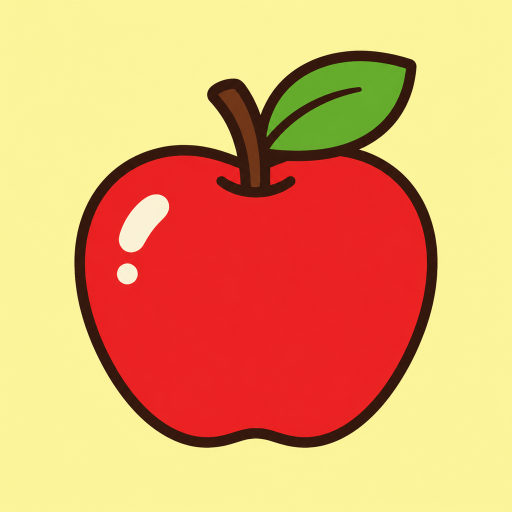
#> input picture experiments/dot_matrix_moire/assets/apple.png, 1024 x 1024 px (shown at 1/2 size)
$ python dot_matrix.py assets/apple.png --cols 64 --rows 64 --size 1024
#> lines starting #> are read from the running program, lines starting #| are printed output that depends on the picture
#!/usr/bin/env python3
# -*- coding: utf-8 -*-
"""dot_matrix.py -- 用 OpenCV 模拟点阵屏(LED dot-matrix)的显示效果

需求对应的处理链:
  1. 下采样        原图 -> 点阵屏分辨率 (rows x cols), 面积平均 INTER_AREA
  2. 建纯黑画布    输出分辨率 (cols*cell_w x rows*cell_h)
  3. 每通道一个蒙版 蒙版只描述"一个 cell"里的内容 -> (3, cell_h, cell_w)
  4. 平铺 + 填充   把单 cell 蒙版平铺到点阵屏的每一个 cell, 再按通道填颜色:
                   out[..., c] = 最近邻放大后的通道 c * mask_tiled[c]
  5. 换更大范围类型 uint8 -> float32 (可以表示 > 255 的亮度)
  6. 拉高亮度      * gain
  7. 高斯模糊      模拟点阵的发光/扩散
  8. 截断回原范围  clip 到 [0, 255] 后返回 uint8

用法:
  python dot_matrix.py assets/apple.png --cols 64 --rows 64 --size 1024
  python dot_matrix.py assets/apple.png --gain 2.5 --sigma 2.4 --outdir output
"""

from __future__ import annotations

import argparse
from pathlib import Path
from typing import Dict

import cv2
import numpy as np


# --------------------------------------------------------------------------- #
# 1) 把原图下采样到点阵屏分辨率
# --------------------------------------------------------------------------- #
def downsample_to_matrix(img: np.ndarray, rows: int, cols: int) -> np.ndarray:
    """任意尺寸 BGR uint8 图像 -> (rows, cols) 的点阵屏像素。"""
    return cv2.resize(img, (cols, rows), interpolation=cv2.INTER_AREA)


# --------------------------------------------------------------------------- #
# 2)+3) 纯黑画布 + 每个通道一张"单 cell"蒙版
# --------------------------------------------------------------------------- #
def _round_rect_sdf(dx: np.ndarray, dy: np.ndarray, half_w: float, half_h: float,
                    radius: float) -> np.ndarray:
    """圆角矩形的有符号距离场(SDF), 用于生成带 1px 抗锯齿的蒙版。"""
    qx = np.abs(dx) - (half_w - radius)
    qy = np.abs(dy) - (half_h - radius)
    return (
        np.sqrt(np.maximum(qx, 0.0) ** 2 + np.maximum(qy, 0.0) ** 2)
        + np.minimum(np.maximum(qx, qy), 0.0)
        - radius
    )


def build_cell_masks(
    cell_h: int,
    cell_w: int,
    layout: str = "circle",
    dot_w: float = 0.78,
    bar_h: float = 0.62,
    gap: float = 0.05,
) -> np.ndarray:
    """生成 (3, cell_h, cell_w) float32 蒙版: 只描述一个 cell(一个点阵像素)内部。

    每个 cell = 一个"点", 点内部由 R/G/B 三个子像素拼成:
      * circle: 三个几乎重合的圆(色彩轻微错位), 更接近普通 LED 屏;
      * stripe: 三个竖直圆角条并排(像 RGB 背光/LED 模组)。
    cell 内的子像素用距离场(SDF)生成, clip(0.5 - d, 0, 1) 自带 1px 抗锯齿边。
    """
    # cell 内的像素中心坐标, 原点在 cell 中心: [-cell/2, cell/2)
    xs = (np.arange(cell_w, dtype=np.float32) + 0.5 - cell_w / 2.0)[None, :]
    ys = (np.arange(cell_h, dtype=np.float32) + 0.5 - cell_h / 2.0)[:, None]

    masks = np.empty((3, cell_h, cell_w), dtype=np.float32)
    names = ("B", "G", "R")

    if layout == "stripe":
        # 三个竖条: 总宽度 = 3*条宽 + 2*缝隙 = dot_w
        bar_w = (dot_w - 2.0 * gap) / 3.0 * cell_w
        step = (dot_w - 2.0 * gap) / 3.0 + gap          # 条中心间距(以 cell 计)
        bar_h_px = bar_h * cell_h
        radius = min(bar_w, bar_h_px) / 2.0
        offset = {"R": -step * cell_w, "G": 0.0, "B": +step * cell_w}
        for ch, name in enumerate(names):
            dist = _round_rect_sdf(xs - offset[name], ys, bar_w / 2.0,
                                   bar_h_px / 2.0, radius)
            masks[ch] = np.clip(0.5 - dist, 0.0, 1.0)

    elif layout == "circle":
        # 三个通道各是一张略小于 cell 的圆, 相互错开一点点 -> 一个彩色亮点带轻微色边
        radius = dot_w * 0.5 * min(cell_w, cell_h) - 0.025 * cell_w
        offset = {"R": (-0.035 * cell_w, -0.02 * cell_h),
                  "G": (0.0, 0.0),
                  "B": (+0.035 * cell_w, +0.02 * cell_h)}
        for ch, name in enumerate(names):
            ox, oy = offset[name]
            dist = np.sqrt((xs - ox) ** 2 + (ys - oy) ** 2) - radius
            masks[ch] = np.clip(0.5 - dist, 0.0, 1.0)

    else:
        raise ValueError(f"未知 layout: {layout}")

    return masks


def tile_masks(cell_masks: np.ndarray, rows: int, cols: int) -> np.ndarray:
    """把单 cell 蒙版平铺到点阵屏的每一个像素上。

    (3, cell_h, cell_w) --np.tile--> (3, rows*cell_h, cols*cell_w)
    平铺后, 第 (i, j) 个 cell 覆盖的那块区域, 拿到的就是同一张 cell 蒙版。
    """
    return np.tile(cell_masks, (1, rows, cols))


# --------------------------------------------------------------------------- #
# 4) 按蒙版填充纯黑画布: 每个通道用自己那张(平铺后的)蒙版
# --------------------------------------------------------------------------- #
def fill_by_channel_masks(screen: np.ndarray, masks: np.ndarray) -> np.ndarray:
    """screen: (rows, cols, 3) 点阵屏内容; masks: (3, H, W) 平铺后的蒙版。"""
    out_h, out_w = masks.shape[1], masks.shape[2]

    # 最近邻放大: 一个 cell 里的所有子像素都拿到该点阵像素的颜色
    up = cv2.resize(screen, (out_w, out_h), interpolation=cv2.INTER_NEAREST).astype(np.float32)

    # 输出分辨率的纯黑画布; 每个通道按自己那张蒙版把颜色填进去
    canvas = np.zeros((out_h, out_w, 3), dtype=np.float32)
    for c in range(3):
        canvas[..., c] = up[..., c] * masks[c]

    return np.clip(canvas, 0.0, 255.0).round().astype(np.uint8)


# --------------------------------------------------------------------------- #
# 5)+6) 换更大范围的数据类型并拉高亮度
# --------------------------------------------------------------------------- #
def brighten(filled_u8: np.ndarray, gain: float) -> np.ndarray:
    """uint8 -> float32(可超过 255), 再乘以增益。"""
    return filled_u8.astype(np.float32) * gain


# --------------------------------------------------------------------------- #
# 7) 高斯模糊
# --------------------------------------------------------------------------- #
def gaussian_glow(bright_f: np.ndarray, sigma: float) -> np.ndarray:
    return cv2.GaussianBlur(
        bright_f, (0, 0), sigmaX=sigma, sigmaY=sigma, borderType=cv2.BORDER_REPLICATE
    )


# --------------------------------------------------------------------------- #
# 8) 截断回原范围, 返回 uint8
# --------------------------------------------------------------------------- #
def clip_to_uint8(f: np.ndarray) -> np.ndarray:
    return np.clip(f, 0.0, 255.0).astype(np.uint8)


# --------------------------------------------------------------------------- #
# 完整流程
# --------------------------------------------------------------------------- #
def render_dot_matrix(
    img: np.ndarray,
    rows: int = 64,
    cols: int = 64,
    out_size: int = 1024,
    gain: float = 2.2,
    sigma: float = 0.0,
    layout: str = "circle",
    dot_w: float = 0.78,
    bar_h: float = 0.62,
    gap: float = 0.05,
) -> Dict[str, object]:
    """返回各阶段结果, 其中 final 是最终 uint8 图像。"""
    # cell 必须是整数像素, 这样单 cell 蒙版才能整块平铺; 输出分辨率 = cell * 点数
    cell_w = max(1, int(round(out_size / cols)))
    cell_h = max(1, int(round(out_size / rows)))
    out_w, out_h = cols * cell_w, rows * cell_h

    screen = downsample_to_matrix(img, rows, cols)                     # 1
    cell_masks = build_cell_masks(cell_h, cell_w, layout,              # 2 + 3
                                  dot_w=dot_w, bar_h=bar_h, gap=gap)
    masks = tile_masks(cell_masks, rows, cols)                         # 4a 平铺
    filled = fill_by_channel_masks(screen, masks)                      # 4b 填充
    bright = brighten(filled, gain)                                    # 5 + 6
    if sigma <= 0:                                                     # 7
        sigma = 0.15 * min(cell_w, cell_h)
    blurred = gaussian_glow(bright, sigma)
    final = clip_to_uint8(blurred)                                     # 8

    return dict(screen=screen, cell_masks=cell_masks, masks=masks,
                filled=filled, bright=bright, blurred=blurred, final=final,
                sigma=float(sigma), cell_w=cell_w, cell_h=cell_h)


# --------------------------------------------------------------------------- #
# 可视化 / 保存
# --------------------------------------------------------------------------- #
def _label(img: np.ndarray, text: str, scale: float = 0.9) -> np.ndarray:
    out = img.copy()
    cv2.putText(out, text, (14, 40), cv2.FONT_HERSHEY_SIMPLEX, scale, (0, 0, 0), 5, cv2.LINE_AA)
    cv2.putText(out, text, (14, 40), cv2.FONT_HERSHEY_SIMPLEX, scale, (255, 255, 255), 1, cv2.LINE_AA)
    return out


def _hstack(imgs: list, pad: int = 18, bg: int = 32) -> np.ndarray:
    h = max(i.shape[0] for i in imgs)
    w = sum(i.shape[1] for i in imgs) + pad * (len(imgs) + 1)
    canvas = np.full((h + 2 * pad, w, 3), bg, np.uint8)
    x = pad
    for im in imgs:
        canvas[pad:pad + im.shape[0], x:x + im.shape[1]] = im
        x += im.shape[1] + pad
    return canvas


def save_stage_images(
    stages: Dict[str, object], input_img: np.ndarray, outdir: Path
) -> None:
    outdir.mkdir(parents=True, exist_ok=True)
    screen = stages["screen"]
    cell_masks = stages["cell_masks"]      # (3, cell_h, cell_w) 单个 cell
    masks = stages["masks"]                # (3, H, W) 平铺到整屏
    cell_h, cell_w = stages["cell_h"], stages["cell_w"]
    out_h, out_w = stages["final"].shape[:2]

    def save(name: str, im: np.ndarray) -> None:
        cv2.imwrite(str(outdir / name), im)

    # 01 下采样后的点阵屏内容: 原始小图 + 最近邻放大预览
    save("01_screen_native.png", screen)
    save("01_screen_preview.png", cv2.resize(screen, (out_w, out_h), interpolation=cv2.INTER_NEAREST))

    # 02 单 cell 蒙版: 原始大小 + 放大预览(否则只有 cell_h x cell_w 像素, 看不清)
    zoom = max(1, int(round(512 / max(cell_h, cell_w))))
    for ch, name in enumerate(("B", "G", "R")):
        save(f"02_cell_mask_{name}.png",
             (cell_masks[ch] * 255.0).round().astype(np.uint8))
    cell_rgb = np.stack([cell_masks[0], cell_masks[1], cell_masks[2]], axis=-1)  # BGR
    cell_rgb_u8 = (np.clip(cell_rgb, 0, 1) * 255).round().astype(np.uint8)
    save("02_cell_mask_rgb.png",
         cv2.resize(cell_rgb_u8, None, fx=zoom, fy=zoom, interpolation=cv2.INTER_NEAREST))

    panels = []
    for ch, name in enumerate(("B", "G", "R")):
        mask_u8 = (cell_masks[ch] * 255.0).round().astype(np.uint8)
        big = cv2.resize(cv2.cvtColor(mask_u8, cv2.COLOR_GRAY2BGR), None, fx=zoom, fy=zoom,
                         interpolation=cv2.INTER_NEAREST)
        cv2.putText(big, f"cell mask {name}", (10, 30), cv2.FONT_HERSHEY_SIMPLEX, 0.9,
                    (60, 60, 60), 3, cv2.LINE_AA)
        cv2.putText(big, f"cell mask {name}", (10, 30), cv2.FONT_HERSHEY_SIMPLEX, 0.9,
                    (255, 255, 255), 1, cv2.LINE_AA)
        panels.append(big)
    save("02_cell_masks_montage.png", _hstack(panels))

    # 平铺后的整屏蒙版(合成成彩色) + 局部放大, 看得见"每格都是同一张 cell 蒙版"
    masks_rgb = np.stack([masks[0], masks[1], masks[2]], axis=-1)
    masks_bgr8 = (np.clip(masks_rgb, 0, 1) * 255).round().astype(np.uint8)
    save("02_masks_rgb.png", masks_bgr8)
    z, pad = 4, 6
    y0, x0 = cell_h * pad, cell_w * pad
    zoom_masks = masks_bgr8[y0:y0 + cell_h * z, x0:x0 + cell_w * z]
    save("02_masks_zoom.png", cv2.resize(zoom_masks, None, fx=8, fy=8,
                                         interpolation=cv2.INTER_NEAREST))

    # 03 按蒙版填充后的图像
    save("03_filled.png", stages["filled"])

    # 04 拉高亮度后(float, 这里为可视化先截断; 实际值可 > 255)
    save("04_brightened.png", clip_to_uint8(stages["bright"]))

    # 05 高斯模糊 + 截断 = 最终 uint8 结果
    save("05_final.png", stages["final"])

    # 06 原图 vs 点阵屏效果 对比
    inp = cv2.resize(input_img, (out_w, out_h), interpolation=cv2.INTER_AREA)
    save("06_compare.png", _hstack([_label(inp, "input"),
                                    _label(stages["final"], "dot-matrix")]))


# --------------------------------------------------------------------------- #
# CLI
# --------------------------------------------------------------------------- #
def main(argv=None) -> int:
    ap = argparse.ArgumentParser(description="OpenCV 点阵屏(LED dot-matrix)效果模拟")
    ap.add_argument("image", help="输入图片路径")
    ap.add_argument("--rows", type=int, default=64, help="点阵屏行数, 默认 64")
    ap.add_argument("--cols", type=int, default=64, help="点阵屏列数, 默认 64")
    ap.add_argument("--size", type=int, default=1024, help="输出分辨率(正方形), 默认 1024")
    ap.add_argument("--gain", type=float, default=2.2, help="亮度增益, 默认 2.2")
    ap.add_argument("--sigma", type=float, default=0.0, help="高斯模糊 sigma, 0=自动(约 0.15 个 cell)")
    ap.add_argument("--layout", choices=("circle", "stripe"), default="circle",
                    help="子像素排布: circle=圆点(默认), stripe=RGB 竖条")
    ap.add_argument("--dot-w", type=float, default=0.78, help="每个点占 cell 的尺寸比例")
    ap.add_argument("--bar-h", type=float, default=0.62, help="stripe 布局下子像素高度比例")
    ap.add_argument("--gap", type=float, default=0.05, help="stripe 布局下子像素之间的缝隙(以 cell 计)")
    ap.add_argument("--outdir", default="output", help="输出目录, 默认 output")
    args = ap.parse_args(argv)

    img = cv2.imread(str(Path(args.image).expanduser()), cv2.IMREAD_COLOR)
#> img is the input picture: shape (1024, 1024, 3); mean B, G, R 106.2, 164.1, 227.7
    if img is None:
        raise SystemExit(f"无法读取图片: {args.image}")

    stages = render_dot_matrix(
        img, rows=args.rows, cols=args.cols, out_size=args.size,
        gain=args.gain, sigma=args.sigma, layout=args.layout,
        dot_w=args.dot_w, bar_h=args.bar_h, gap=args.gap,
    )
#> after the loop in fill_by_channel_masks, `for c in range(3):`:
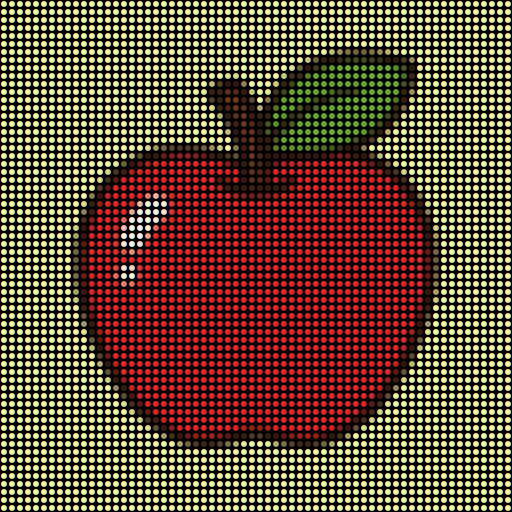
#> canvas: shape (1024, 1024, 3) float32 (shown at 1/2 size); mean B, G, R 44.5, 68.5, 95.6
#> stages = 10 items
    outdir = Path(args.outdir)
    save_stage_images(stages, img, outdir)
#> in save_stage_images, `cell_h, cell_w = stages["cell_h"], stages["cell_w"]`: cell_h = 16
#> in save_stage_images, `zoom = max(1, int(round(512 / max(cell_h, cell_w))))`: zoom = 32
#> after the loop in save_stage_images, `for ch, name in enumerate(("B", "G", "R")):`:
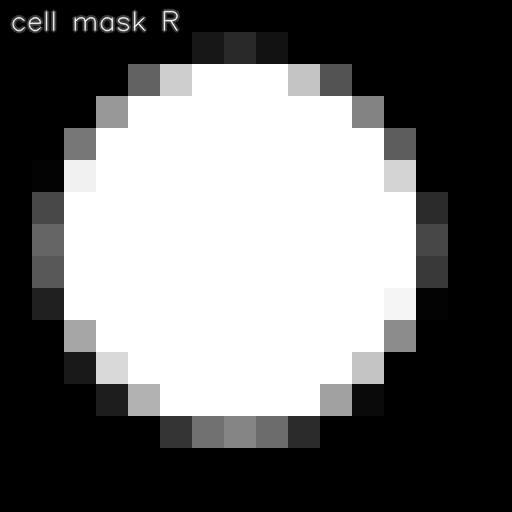
#> big: shape (512, 512, 3); min 0, max 255, mean 107.6
#> after the loop in save_stage_images, `for ch, name in enumerate(("B", "G", "R")):`: panels = 3 items
#> in _hstack, `h = max(i.shape[0] for i in imgs)`: h = 512
#> in _hstack, `w = sum(i.shape[1] for i in imgs) + pad * (len(imgs) + 1)`: w = 1608
#> in _hstack, `canvas = np.full((h + 2 * pad, w, 3), bg, np.uint8)`: canvas: shape (548, 1608, 3); every value is 32
#> the loop in _hstack, `for im in imgs:` made 3 passes
#> x on passes 1 to 3: 548, 1078, 1608
#> after the loop in _hstack, `for im in imgs:`:
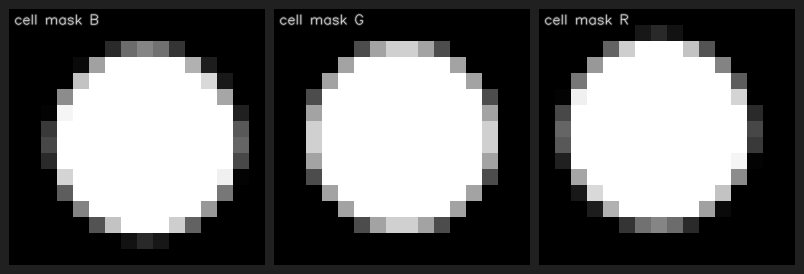
#> canvas: shape (548, 1608, 3) (shown at 1/2 size); min 0, max 255, mean 99.4
#> in save_stage_images, `masks_rgb = np.stack([masks[0], masks[1], masks[2]], axis=-1)`:
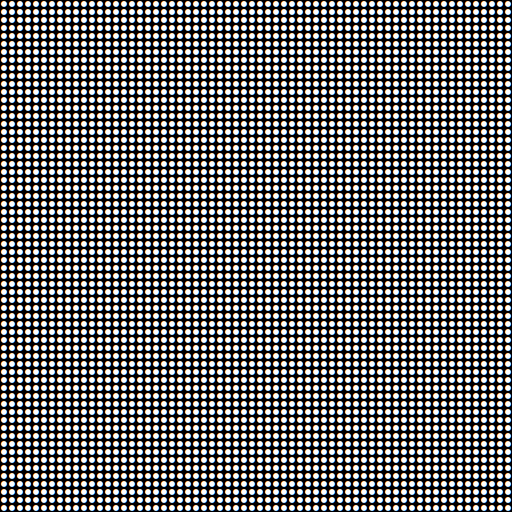
#> masks_rgb: shape (1024, 1024, 3) float32 (shown at 1/2 size); mean of channels 0, 1, 2 0.419, 0.418, 0.419; drawn as B, G, R
#> in save_stage_images, `y0, x0 = cell_h * pad, cell_w * pad`: y0 = 96
#> in save (call 9), `cv2.imwrite(str(outdir / name), im)`:
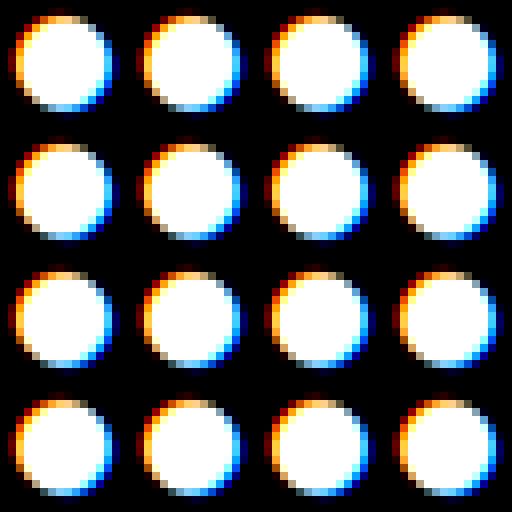
#> saved as 02_masks_zoom.png: shape (512, 512, 3); mean B, G, R 106.8, 106.7, 106.8
#> in _label, `cv2.putText(out, text, (14, 40), cv2.FONT_HERSHEY_SIMPLEX, scale, (255..`: out: shape (1024, 1024, 3); mean B, G, R 106.1, 163.8, 227.5
#> call 2 of _label, with text = 'dot-matrix', scale = 0.9
#> in _label (call 2), `cv2.putText(out, text, (14, 40), cv2.FONT_HERSHEY_SIMPLEX, scale, (255..`:
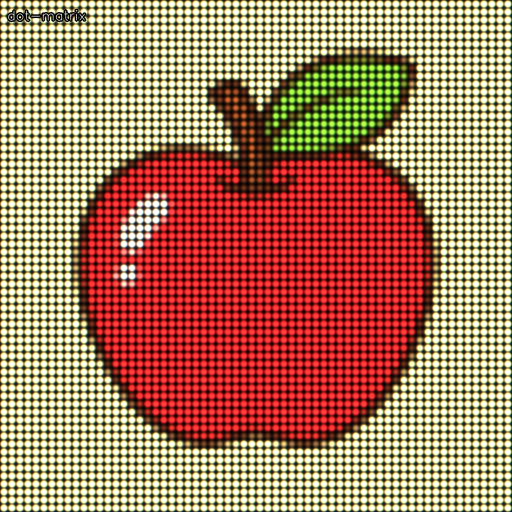
#> out: shape (1024, 1024, 3) (shown at 1/2 size); mean B, G, R 93.8, 122.4, 166.6
#> call 2 of _hstack, with pad = 18, bg = 32
#> in _hstack (call 2), `h = max(i.shape[0] for i in imgs)`: h = 1024
#> in _hstack (call 2), `w = sum(i.shape[1] for i in imgs) + pad * (len(imgs) + 1)`: w = 2102
#> in _hstack (call 2), `canvas = np.full((h + 2 * pad, w, 3), bg, np.uint8)`: canvas: shape (1060, 2102, 3); every value is 32
#> the loop in _hstack (call 2), `for im in imgs:` made 2 passes
#> x on passes 1 to 2: 1060, 2102
#> after the loop in _hstack (call 2), `for im in imgs:`:
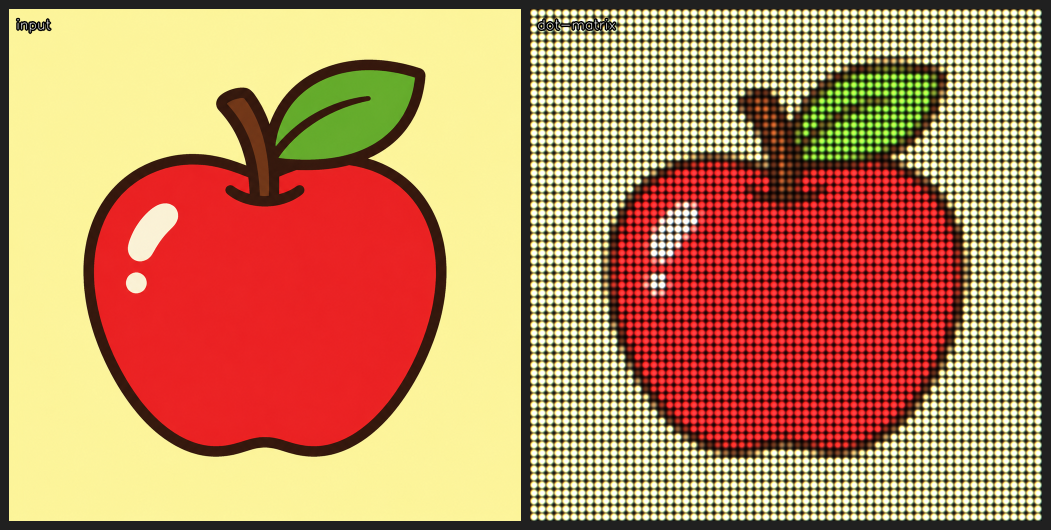
#> canvas: shape (1060, 2102, 3) (shown at 1/2 size); mean of channels 0, 1, 2 95.9, 136.6, 187.3; drawn as B, G, R

    h, w = stages["final"].shape[:2]
#> h = 1024; w = 1024
    print(f"输入图片      : {args.image}  {img.shape[1]}x{img.shape[0]}")
#| 输入图片      : assets/apple.png  1024x1024
    print(f"点阵屏分辨率  : {args.cols} x {args.rows}")
    print(f"单 cell 大小  : {stages['cell_w']} x {stages['cell_h']}  （蒙版只描述这一个 cell）")
#| 单 cell 大小  : 16 x 16  （蒙版只描述这一个 cell）
    print(f"平铺后分辨率  : {w} x {h}  = {args.cols} x {args.rows} 个 cell")
#| 平铺后分辨率  : 1024 x 1024  = 64 x 64 个 cell
    print(f"蒙版布局      : {args.layout} (dot_w={args.dot_w})")
    print(f"亮度增益      : {args.gain}")
    print(f"高斯 sigma    : {stages['sigma']:.3f}")
#| 高斯 sigma    : 2.400
    print(f"提亮后 float  : min={stages['bright'].min():.1f} max={stages['bright'].max():.1f} dtype={stages['bright'].dtype}")
#| 提亮后 float  : min=0.0 max=556.6 dtype=float32
    print(f"最终图像      : shape={stages['final'].shape} dtype={stages['final'].dtype} range=[{stages['final'].min()}, {stages['final'].max()}]")
#| 最终图像      : shape=(1024, 1024, 3) dtype=uint8 range=[1, 255]
    print(f"中间结果目录  : {outdir.resolve()}")
    return 0


if __name__ == "__main__":
    raise SystemExit(main())
#> (the program exits here)
